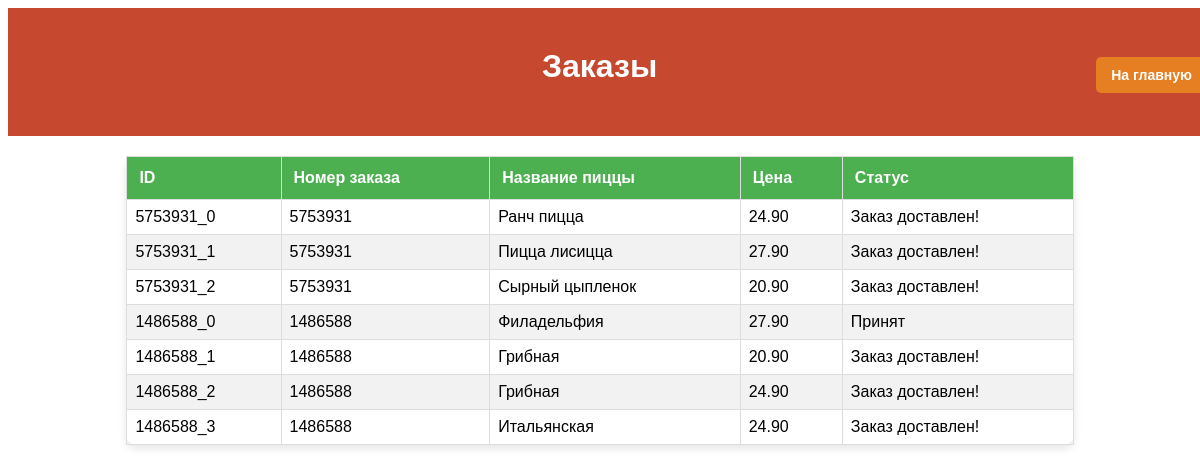
The app's page /back/, older data.
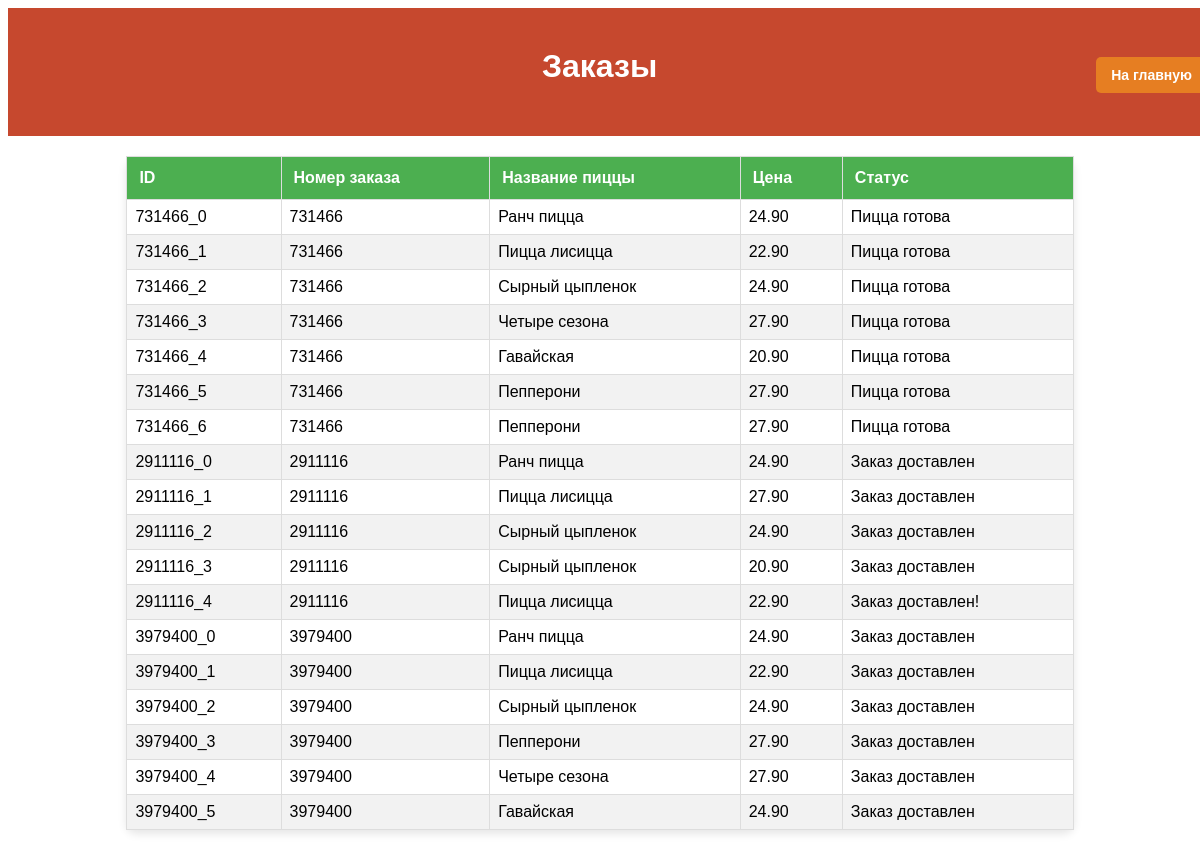
The same page, newer data.
### customer/models.py (models this page shows, shortened)
class Order(models.Model):
    unique_id = models.TextField(primary_key=True, unique=True, default='')
    price = models.DecimalField(max_digits=5, decimal_places=2, default=0)  # Цена
    title = models.TextField(max_length=100, default='')  # Название пиццы
    size = models.TextField(default='')  # Описание
    image = models.TextField(default=' ')  # Изображение пиццы
    order_id = models.TextField(default='')
    status = models.TextField(default='')
    pizza_id = models.TextField(default='')

### customer/views.py (the view)
# urls.py: path('', Orders_view.as_view(), name="back"),
class Orders_view(ListView):
    model = Order
    template_name = 'back.html'
    context_object_name = 'products'

### customer/templates/back.html (shortened to what this page needs)
<!DOCTYPE html>
<html lang="en - ru">
<head>
</head>
<body>
    <div class="header-container">
        <h1> Заказы </h1>
            <div class="main-button">
                <h2><a href="../main">На главную</a></h2>
            </div>
    </div>
    <table>
        <thead>
            <tr>
                <th>ID</th>
                <th>Номер заказа</th>
                <th>Название пиццы</th>
                <th>Цена</th>
                <th>Статус</th>
            </tr>
        </thead>
        <tbody>
            {% for product in products %}
                <tr>
                    <td>{{ product.unique_id }}</td>
                    <td>{{ product.order_id }}</td>
                    <td>{{ product.title }}</td>
                    <td>{{ product.price }}</td>
                    <td>{{ product.status }}</td>
                </tr>
            {% endfor %}
        </tbody>
    </table>
</body>
</html>

### customer/templates/back.html (style rules this page uses)
body { font-family: Arial, sans-serif; }
h1 { color: #333; font-size: 32px; font-weight: bold; text-align: center; margin-top: 10px; padding: 15px; background-color: #C6482E; color: white; width: 100%; }
.header-container { max-width: 1550px; width: 100%; margin: 0 auto; display: flex; justify-content: space-between; align-items: center; padding: 15px; background-color: #C6482E; color: white; }
.main-button { margin-left: auto; }
.main-button a { text-decoration: none; color: white; font-size: 14px; background-color: #e67e22; padding: 10px 15px; border-radius: 5px; transition: background-color 0.3s ease; margin-left: -80px; }
table { width: 80%; border-collapse: collapse; margin-top: 20px; margin: 20px auto; box-shadow: 0 4px 8px rgba(0, 0, 0, 0.1); border-radius: 10px; }
th, td { border: 1px solid #ddd; padding: 8px; text-align: left; }
th { background-color: #4CAF50; color: white; padding: 12px; text-align: left; border: 1px solid #ddd; }
tr:nth-child(even) { background-color: #f2f2f2; }

Row changes from the older to the newer data that the page shows:
removed Order: unique_id "5753931_0", order_id "5753931", title "Ранч пицца", price "24.90", status "Заказ доставлен!"
removed Order: unique_id "5753931_1", order_id "5753931", title "Пицца лисицца", price "27.90", status "Заказ доставлен!"
removed Order: unique_id "5753931_2", order_id "5753931", title "Сырный цыпленок", price "20.90", status "Заказ доставлен!"
removed Order: unique_id "1486588_0", order_id "1486588", title "Филадельфия", price "27.90", status "Принят"
removed Order: unique_id "1486588_1", order_id "1486588", title "Грибная", price "20.90", status "Заказ доставлен!"
removed Order: unique_id "1486588_2", order_id "1486588", title "Грибная", price "24.90", status "Заказ доставлен!"
removed Order: unique_id "1486588_3", order_id "1486588", title "Итальянская", price "24.90", status "Заказ доставлен!"
added Order: unique_id "731466_0", order_id "731466", title "Ранч пицца", price "24.90", status "Пицца готова"
added Order: unique_id "731466_1", order_id "731466", title "Пицца лисицца", price "22.90", status "Пицца готова"
added Order: unique_id "731466_2", order_id "731466", title "Сырный цыпленок", price "24.90", status "Пицца готова"
added Order: unique_id "731466_3", order_id "731466", title "Четыре сезона", price "27.90", status "Пицца готова"
added Order: unique_id "731466_4", order_id "731466", title "Гавайская", price "20.90", status "Пицца готова"
added Order: unique_id "731466_5", order_id "731466", title "Пепперони", price "27.90", status "Пицца готова"
added Order: unique_id "731466_6", order_id "731466", title "Пепперони", price "27.90", status "Пицца готова"
added Order: unique_id "2911116_0", order_id "2911116", title "Ранч пицца", price "24.90", status "Заказ доставлен"
added Order: unique_id "2911116_1", order_id "2911116", title "Пицца лисицца", price "27.90", status "Заказ доставлен"
added Order: unique_id "2911116_2", order_id "2911116", title "Сырный цыпленок", price "24.90", status "Заказ доставлен"
added Order: unique_id "2911116_3", order_id "2911116", title "Сырный цыпленок", price "20.90", status "Заказ доставлен"
added Order: unique_id "2911116_4", order_id "2911116", title "Пицца лисицца", price "22.90", status "Заказ доставлен!"
added Order: unique_id "3979400_0", order_id "3979400", title "Ранч пицца", price "24.90", status "Заказ доставлен"
added Order: unique_id "3979400_1", order_id "3979400", title "Пицца лисицца", price "22.90", status "Заказ доставлен"
added Order: unique_id "3979400_2", order_id "3979400", title "Сырный цыпленок", price "24.90", status "Заказ доставлен"
added Order: unique_id "3979400_3", order_id "3979400", title "Пепперони", price "27.90", status "Заказ доставлен"
added Order: unique_id "3979400_4", order_id "3979400", title "Четыре сезона", price "27.90", status "Заказ доставлен"
added Order: unique_id "3979400_5", order_id "3979400", title "Гавайская", price "24.90", status "Заказ доставлен"
